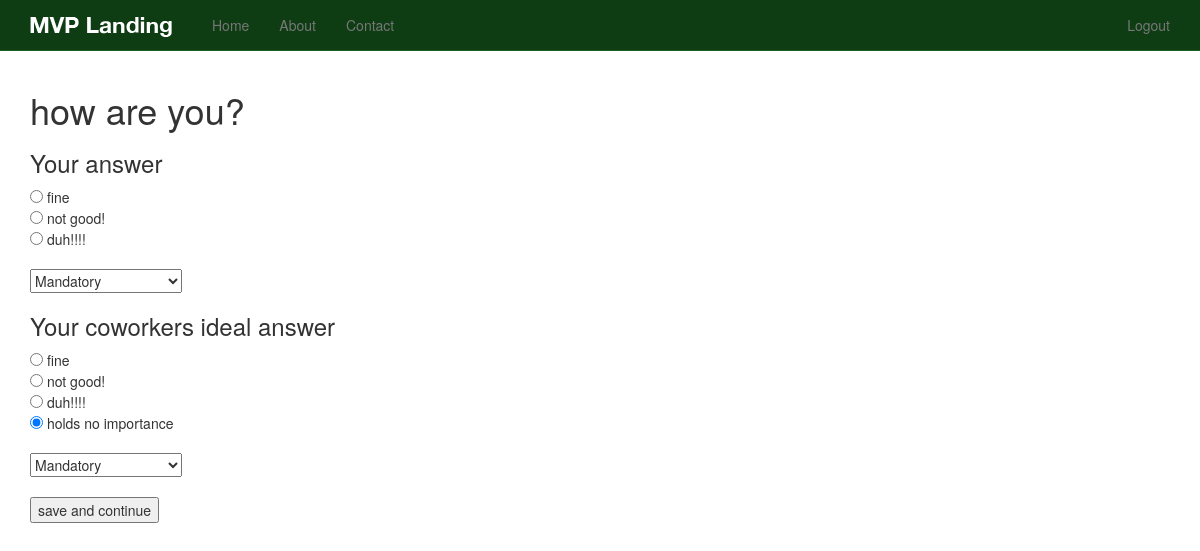
Before: /question/1/ (signed in) with the older database file.
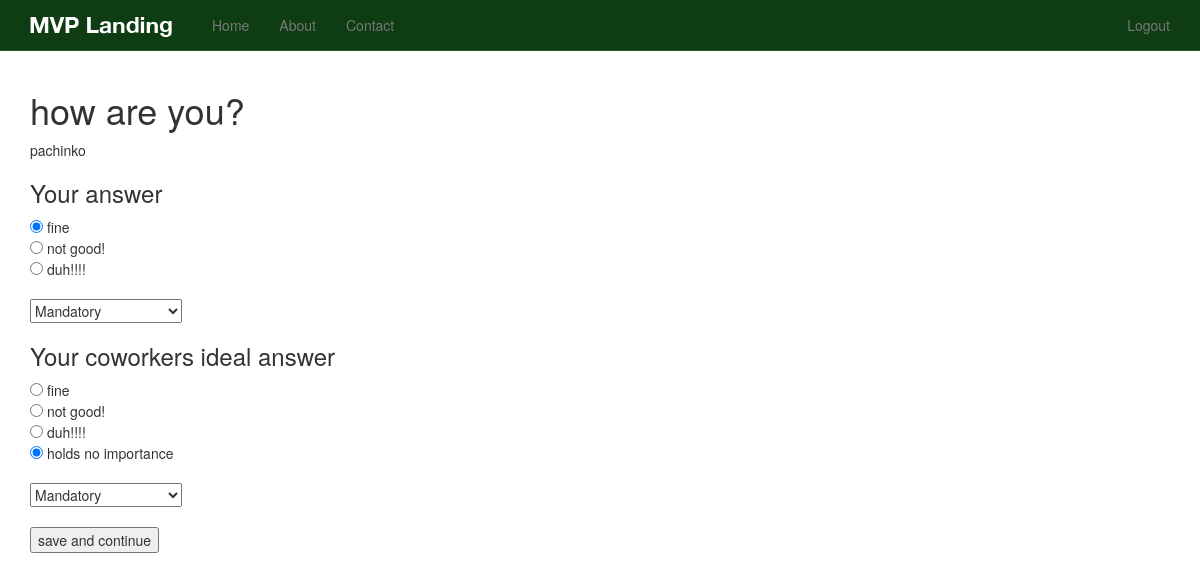
After: the same page with the newer database file.
### questions/models.py (models this page shows, shortened)
class Answer(models.Model):
	question = models.ForeignKey(Question)
	text = models.CharField(max_length=120)
	active = models.BooleanField(default=True)
	draft = models.BooleanField(default=False)
	timestamp = models.DateTimeField(auto_now_add=True, auto_now=False)

class UserAnswer(models.Model):
	user = models.ForeignKey(settings.AUTH_USER_MODEL)
	question = models.ForeignKey(Question)
	my_answer = models.ForeignKey(Answer, related_name='user_answer')
	my_answer_importance = models.CharField(max_length=50, choices=LEVELS)
	my_points = models.IntegerField(default=-1)
	their_answer = models.ForeignKey(Answer, null=True, blank=True, related_name='match_answer')
	their_importance_level = models.CharField(max_length=50, choices=LEVELS)
	their_points = models.IntegerField(default=-1)
	timestamp = models.DateTimeField(auto_now_add=True, auto_now=False)

### questions/views.py (the view, shortened to what this page needs)
# urls.py: url(r'^question/(?P<id>\d+)/$', 'questions.views.single', name='question_single'),
def single(request, id):
	if request.user.is_authenticated():
		print(id)
		queryset = Question.objects.all().order_by('-timestamp')
		instance = get_object_or_404(Question, id=id)
		try:
			user_answer = UserAnswer.objects.get(user=request.user, question=instance)
		except UserAnswer.DoesNotExist:
			user_answer = UserAnswer()
		except UserAnswer.MultipleObjectsReturned:
			user_answer = UserAnswer.objects.filter(user=request.user, question=instance)[0]
		except:
			user_answer = UserAnswer()
		form = UserResponseXXXX(request.POST or None)
		context = {
			"form": form,
			"instance": instance,
			"user_answer": user_answer,
		}
		return render(request, "questions/single.html", context)
	else:
		raise Http404

### questions/forms.py (shortened to what this page needs)
class UserResponseXXXX(forms.Form):
    question_id = forms.IntegerField()
    answer_id = forms.IntegerField()
    their_answer_id = forms.IntegerField()
    importance_level = forms.ChoiceField(choices=LEVELS)
    their_importance_level = forms.ChoiceField(choices=LEVELS)

### templates/questions/single.html (shortened to what this page needs)
{% extends "base.html" %}
{% block content %}
<form method='POST' action=''> {% csrf_token %}
<h1>{{instance.text}}</h1>
{{ user_answer.user }}
<h3> Your answer </h3>
{% for ans in instance.answer_set.all %}
<input type='radio' name='answer_id' value='{{ ans.id }}' {% if user_answer.my_answer.id == ans.id %}checked=checked{% endif %}
/> {{ans.text}} <br/>
{% endfor %}
<br>
{{ form.importance_level }}
<h3>Your coworkers ideal answer</h3>
{% for ans in instance.answer_set.all %}
<input type='radio' name='their_answer_id' value='{{ ans.id }}'
{% if user_answer.their_answer.id == ans.id %}checked=checked{% endif %}
/> {{ans.text}} <br/>
{% endfor %}
    <input type='radio' name='their_answer_id' value='-1' checked=checked/> holds no importance <br/>
<br>
{{ form.their_importance_level }}
<br>
<br>
<input type='submit' value = 'save and continue' />
</form>
{% endblock %}

Changed rows visible on the page:
added UserAnswer: user "pachinko"
computed for Answer "fine": answer_id "☐" → "☑"
